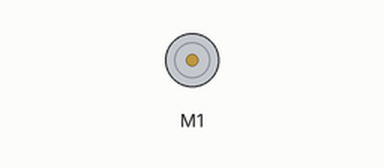
Simulated run of this sketch. Board: Arduino Uno, built with avr-gcc and run on an emulated ATmega328P. Parts: DC motor (green arrow = forward, orange = backward, longer = faster).

Above: at 2.5 s.
Timing chart, 0 to 7.8 s (numbered marks = the images above):
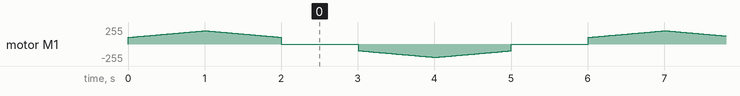

The sketch:

one_motor.ino
```cpp
// Welcome to the first program we will run on our bot!
// Any line that begins with '//' is a comment.
// Comments are ignored by the computer. Comments tell you what is going on in the code.

// This program runs motor forward then backward

// Based on file>examples>Adafruit Motor Shield Library>MotorTest
// FemTech Make Bot, Workshop 2

// INSTRUCTIONS
// Read through the code, especially the comments

#include <AFMotor.h> // This is the library you installed before class!

AF_DCMotor motor(1);
// The previous line defines name of motor and which port it's connected to
// If you change this to AF_DCMotor jerry(3) your motor's new
// name would be 'jerry' and would be connected to port 3
// Make sure you choose one of the ports that align with your hardware setup
// See hardware configuration: https://learn.adafruit.com/adafruit-motor-shield/af-dcmotor-class
/*   OPTIONAL COMMENT - you don't have to read/understand this
 *   OBJECTS AND CLASSES (this is a multi-line comment)
 *   Once we define 'motor', it is an OBJECT. An object is a specific
 *   version of a CLASS. A class is like a powerpoint template. An object
 *   is like the specific presentation you make based on that template. You
 *   could make multiple different presentations with the same template, and
 *   they would have the same parts, but with their own specific values and
 *   attributes.
 *
 *   Our class is named 'AF_DCMotor'. This class gives
 *   us a bunch of useful functions, like 'setSpeed' and 'run'. If we didn't
 *   have this class defined for us, we would have to figure out how to
 *   communicate directly to the board on our own. Adafruit gives us a
 *   template that we can modify for our own specific needs.
 */

void setup() { // This is a function called 'setup'
  // This function tests that program is working on arduino board
  Serial.begin(9600); // Communicate with board

  motor.setSpeed(200);
  // This function turns on motor
  // Can set motor speed between 0 and 255 (some speeds are not powerful enough to move motor!)

  motor.run(RELEASE);
  // This function removes power from motor (but does not apply breaks)
}

void loop() {
  // The main function for our board!
  // A loop means this program will keep repeating until something stops it
  // (In this case when we turn off the battery pack and unplug the USB - no power supply)

  uint8_t i; // Defines data type i, don't worry about this

  motor.run(FORWARD); // Tell motor which direction to move

  for (i=100; i<200; i++) {
    // Increase speed, i, of motor - start at 100, steps i to 200
    motor.setSpeed(i);
    delay(10); // Hold speed for 10 thousanths of a second
 }

  for (i=200; i>100; i--) {
    // Slow down motor
    motor.setSpeed(i);
    // Decrease speed, i, of motor - start at __, steps i to __
    delay(10);
 }

  motor.run(RELEASE);
  // Remove power from motor (does not apply breaks)
  delay(1000);

  motor.run(BACKWARD); // Same as forward but now backward!

  for (i=100; i<200; i++) {
    motor.setSpeed(i);
    // Increase speed of motor
    delay(10);
 }

  for (i=200; i>100; i--) {
    motor.setSpeed(i);
    // Decrease speed of motor
    delay(10);
 }

  motor.run(RELEASE);
  // Remove power from motor (does not apply breaks)
  delay(1000);
}

/* Now that you have an idea of what this code does, let's run it.
 *  Press the check mark at the top left (verify). This makes sure you have no errors.
 *  If you have no errors, connect your board to your computer with a USB.
 *  Under 'Tools', make sure 'Board' is set to 'Arduino/Genuino Uno'.
 *  Under 'Tools', select the correct port (should be obvious, otherwise trial and error).
 *  Press the arrow at the top left (upload).
 *  Allow program to upload onto board, wait until you see 'Done uplading.'
 *  You may feel motors attempting to move, or move weakly, this is from the power
 *  the board is getting from the USB. Turn on the battery pack to get the motors moving properly!
 *  Now try setting up two_motors program.
 */
```
